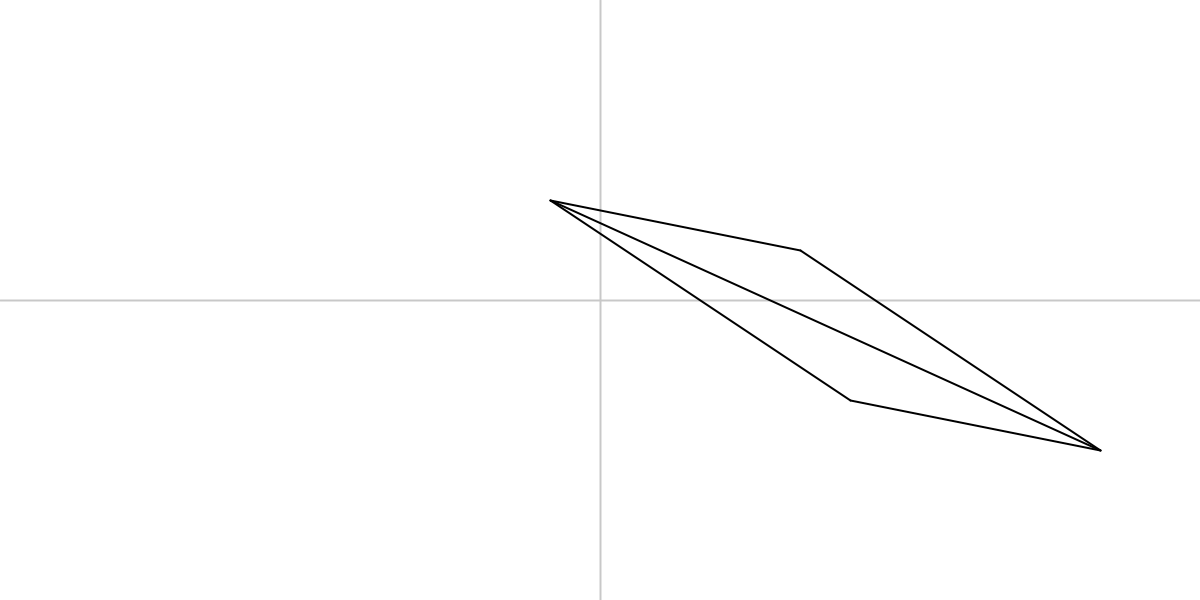
Frame 1 (no input)
Frame 60 (the mouse pressed at the canvas centre just before this capture): identical to frame 1, image omitted
Frame 120 (the mouse held since frame 60 and released just before this capture): identical to frame 1, image omitted

The Processing sketch that drew this single still picture (run headless with seeded random() and noise(); from frame 60 on, the mouse is pressed at the canvas centre):

// Processing sketch: Punto10
// ── Punto10.pde

// Clase Vector
class Vector {
  float x1, y1, x2, y2;

  // Constructor para inicializar el vector con puntos origen y destino
  Vector(float x1, float y1, float x2, float y2) {
    this.x1 = x1;
    this.y1 = y1;
    this.x2 = x2;
    this.y2 = y2;
  }

  // Método para sumar otro vector
  Vector add(Vector v) {
    float newX2 = this.x2 + (v.x2 - v.x1);
    float newY2 = this.y2 + (v.y2 - v.y1);
    return new Vector(this.x1, this.y1, newX2, newY2);
  }

  // Método para restar otro vector
  Vector subtract(Vector v) {
    float newX2 = this.x2 - (v.x2 - v.x1);
    float newY2 = this.y2 - (v.y2 - v.y1);
    return new Vector(this.x1, this.y1, newX2, newY2);
  }

  // Método para dibujar el vector
  void draw() {
    line(x1, y1, x2, y2);
  }
}

// Variables para los puntos A, B y C
Vector AB, AC, AD, BC, CD;


void setup() {
  size(1200, 600);
  background(255);

  // Se amplia el tamaño de los vectores
  float escala = 50;

  // Inicializando los vectores A->B y A->C con la escala
  AB = new Vector(-1 * escala, -2 * escala, 4 * escala, -1 * escala);
  AC = new Vector(-1 * escala, -2 * escala, 5 * escala, 2 * escala);

  // Calculando el vector D usando las operaciones de la clase Vector
  // Vector D se obtiene sumando el vector AC al punto B
  AD = AB.add(AC);
  BC = new Vector(AB.x2, AB.y2, AD.x2, AD.y2);
  CD = new Vector(AC.x2, AC.y2, AD.x2, AD.y2);

  // Dibujando los vectores para formar el paralelogramo
  translate(width/2, height/2);
  strokeWeight(2);
  stroke(0);

  // Dibujar ejes
  stroke(200);
  line(-width/2, 0, width/2, 0);  // Eje X
  line(0, -height/2, 0, height/2);  // Eje Y

  // Dibujar los vectores
  stroke(0);
  AB.draw();
  AC.draw();
  AD.draw();
  BC.draw();
  CD.draw();
}

void draw() {
  // El contenido principal se dibuja en setup()
}
